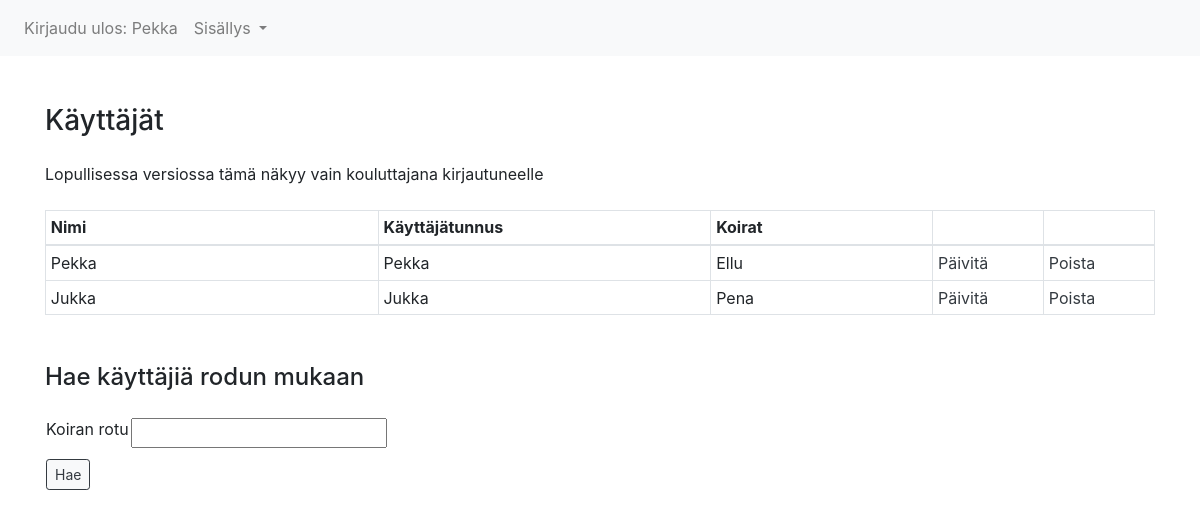
The app's page /users/ (signed in), older data.
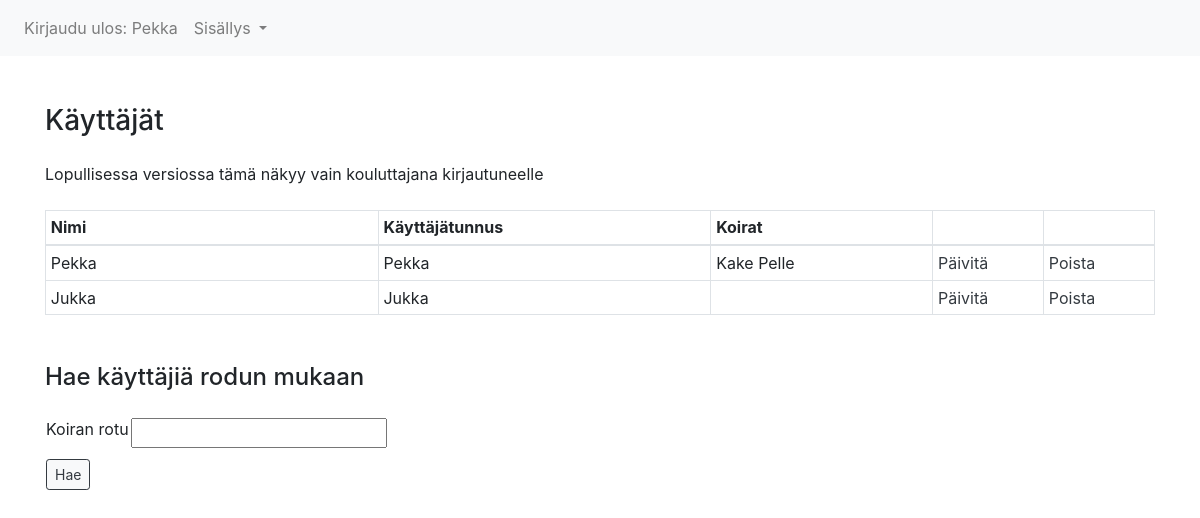
The same page, newer data.
### application/auth/models.py (models this page shows, shortened)
class User(Base):
    __tablename__ = "account"
    username = db.Column(db.String(144), unique=True, nullable=False)
    password = db.Column(db.String(144), nullable=False)
    dogs = db.relationship("Dog", backref='account', lazy=True)

### application/dogs/models.py (models this page shows, shortened)
class Dog(Base):
    __tablename__ = "dog"
    race = db.Column(db.String(200), nullable=False)
    account_id = db.Column(db.Integer, db.ForeignKey('account.id'),
                           nullable=False)
    enrolment = db.relationship("Enrolment", backref='dog', lazy=True)

### application/auth/views.py (the view)
@app.route("/users/", methods=["GET"])
@login_required
def users_index():
    return render_template("users/list.html", users=User.query.all(), dogs=Dog.query.all(),  form=DogForm())

### application/dogs/forms.py
class DogForm(FlaskForm):
    name = StringField("Koiran nimi", [validators.InputRequired()])
    race = StringField("Koiran rotu", [validators.InputRequired()])
    class Meta:
        csrf = False

### application/__init__.py (called while the page is built)
@login_manager.user_loader
def load_user(user_id):
    return User.query.get(user_id)

### application/templates/users/list.html (shortened to what this page needs)
{% extends "layout.html" %}
{% block body %}
    <div class="row justify-content-md-center mt-5">
        <div class="col-12 ">
            <h3 class="mb-4">Käyttäjät</h3>
            <p class="mb-4">Lopullisessa versiossa tämä näkyy vain kouluttajana kirjautuneelle</p>
            <table class="table table-sm table-bordered table-hover">
                <thead>
                    <tr>
                    <th scope="col" style="width: 30%">Nimi</th>
                    <th scope="col" style="width: 30%">Käyttäjätunnus</th>
                    <th scope="col" style="width: 20%">Koirat</th>
                    <th scope="col" style="width: 10%"></th>
                    <th scope="col" style="width: 10%"></th>
                    </tr>
                </thead>
                {% for user in users %}
                <tr>
                <td>{{ user.name }}</td>
                <td>{{ user.username }}</td>
                <td>
                    {% for dog in dogs if user.id==dog.account_id %}
                        {{ dog.name }}
                    {% endfor %}
                </td>
                <td><a href="/users/update/{{user.id}}" class="text-dark">Päivitä</a></td>
                <td><a href="/users/delete/{{user.id}}" class="text-dark">Poista</a></td>
                </tr>
                {% endfor %}
            </table>
                <div class="form mt-5">
                    <form method="POST" action="{{ url_for('users_byrace') }}">
                        <h4 class="mb-4">Hae käyttäjiä rodun mukaan</h4>
                        <table>
                            <tr>
                                <td>
                                  {{ form.race.label }}
                                </td>
                                <td>
                                  {{ form.race }}
                                </td>
                                <td>
                                </td>
                              </tr>
                            <tr>
                                <td colspan="2">
                                  <input type="submit" class="btn btn-light btn-sm mt-2 mb-2 btn-outline-dark" value="Hae"/>
                                </td>
                              </tr>
                        </table>
                    </form>
                </div>
        </div>
    </div>
{% endblock %}

### application/templates/layout.html (shortened to what this page needs)
<!DOCTYPE html>
<html>
  <head>
    <link rel="stylesheet" href="https://stackpath.bootstrapcdn.com/bootstrap/4.4.1/css/bootstrap.min.css">
  </head>
  <body>
    <nav class="navbar navbar-expand-sm navbar-light bg-light">
        <ul class="navbar-nav mr-auto">
          {% if current_user.is_authenticated %}
            <li class="nav-item">
              <a class="nav-link" href="{{ url_for('auth_logout') }}">Kirjaudu ulos: {{ current_user.name }}</a>
            </li>
          {% endif %}
          {% if current_user.is_authenticated %}
          <li class="nav-item dropdown">
            <a class="nav-link dropdown-toggle" href="#" id="navbarDropdown" role="button" data-toggle="dropdown" aria-haspopup="true" aria-expanded="false">
              Sisällys
            </a>
          </li>
          {% endif %}
    </nav>
    <div class="container" >
      {% block body %}{% endblock %}
    </div>
  </body>
</html>

Row changes from the older to the newer data that the page shows:
removed Dog: name "Ellu", shown under User "Pekka"
removed Dog: name "Pena", shown under User "Jukka"
added Dog: name "Kake", shown under User "Pekka"
added Dog: name "Pelle", shown under User "Pekka"
